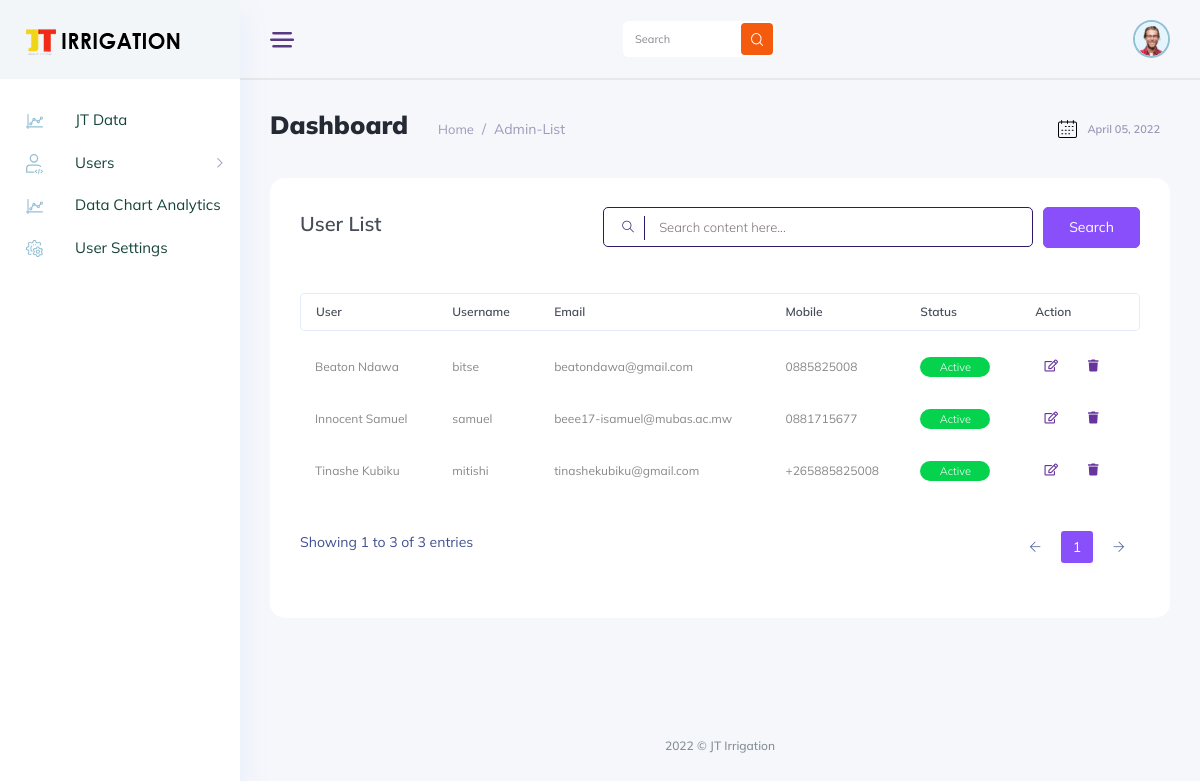
Screenshot of /dashboard/admin_list.php (signed in) with the database file from the repository.
### tables this page shows
CREATE TABLE `users` (
  `uid` int(11) NOT NULL,
  `username` varchar(100) NOT NULL,
  `firstname` varchar(100) NOT NULL,
  `surname` varchar(100) NOT NULL,
  `email` varchar(100) NOT NULL,
  `mobile` varchar(100) NOT NULL,
  `type` int(11) NOT NULL DEFAULT 0,
  `password` varchar(100) NOT NULL
);

### dashboard/admin_list.php (the view, shortened to what this page needs)
<?php
include '../php/connect.php';
?>
<!DOCTYPE html>
<html lang="zxx">
<head>
    <link rel="stylesheet" href="css/bootstrap.min.css" />
    <link rel="stylesheet" href="vendors/themefy_icon/themify-icons.css" />
    <link rel="stylesheet" href="vendors/niceselect/css/nice-select.css" />
    <link rel="stylesheet" href="vendors/owl_carousel/css/owl.carousel.css" />
    <link rel="stylesheet" href="vendors/gijgo/gijgo.min.css" />
    <link rel="stylesheet" href="vendors/font_awesome/css/all.min.css" />
    <link rel="stylesheet" href="vendors/tagsinput/tagsinput.css" />
     <link rel="stylesheet" href="vendors/datepicker/date-picker.css" />
     <link rel="stylesheet" href="vendors/vectormap-home/vectormap-2.0.2.css" />
     <link rel="stylesheet" href="vendors/scroll/scrollable.css" />
    <link rel="stylesheet" href="vendors/datatable/css/jquery.dataTables.min.css" />
    <link rel="stylesheet" href="vendors/datatable/css/responsive.dataTables.min.css" />
    <link rel="stylesheet" href="vendors/datatable/css/buttons.dataTables.min.css" />
    <link rel="stylesheet" href="vendors/text_editor/summernote-bs4.css" />
    <link rel="stylesheet" href="vendors/morris/morris.css">
    <link rel="stylesheet" href="vendors/material_icon/material-icons.css" />
    <link rel="stylesheet" href="css/metisMenu.css">
    <link rel="stylesheet" href="css/style.css" />
    <link rel="stylesheet" href="css/colors/default.css" id="colorSkinCSS">
</head>
<body class="crm_body_bg">
<?php include './side-bar.php'; ?>
<section class="main_content dashboard_part large_header_bg">
    <div class="container-fluid no-gutters">
        <div class="row">
            <div class="col-lg-12 p-0 ">
                <div class="header_iner d-flex justify-content-between align-items-center">
                    <div class="line_icon open_miniSide d-none d-lg-block">
                        <img src="img/line_img.png" alt="">
                    </div>
                    <div class="serach_field-area d-flex align-items-center">
                        <div class="search_inner">
                            <form action="#">
                                <div class="search_field">
                                    <input type="text" placeholder="Search">
                                </div>
                                <button type="submit"> <img src="img/icon/icon_search.svg" alt=""> </button>
                            </form>
                        </div>
                    </div>
                    <div class="header_right d-flex justify-content-between align-items-center">
                        <div class="profile_info">
                            <img src="img/client_img.png" alt="#">
                        </div>
                    </div>
                </div>
            </div>
        </div>
    </div>
    <div class="main_content_iner overly_inner ">
        <div class="container-fluid p-0 ">
            <div class="row">
                <div class="col-12">
                    <div class="page_title_box d-flex flex-wrap align-items-center justify-content-between">
                        <div class="page_title_left d-flex align-items-center">
                            <h3 class="f_s_25 f_w_700 dark_text mr_30" >Dashboard</h3>
                            <ol class="breadcrumb page_bradcam mb-0">
                                <li class="breadcrumb-item"><a href="javascript:void(0);">Home</a></li>
                                <li class="breadcrumb-item active">Admin-List</li>
                            </ol>
                        </div>
                        <div class="page_title_right">
                            <div class="page_date_button d-flex align-items-center">
                                <img src="img/icon/calender_icon.svg" alt="">
                                <?php echo date('F d, Y');?>
                            </div>
                        </div>
                    </div>
                </div>
            </div>
            <div class="row">
                <div class="col-lg-12">
                    <div class="white_card card_height_100 mb_30 pt-4">
                        <div class="white_card_body">
                            <div class="QA_section">
                                <div class="white_box_tittle list_header">
                                    <h4>User List </h4>
                                    <div class="box_right d-flex lms_block">
                                        <div class="serach_field_2">
                                            <div class="search_inner">
                                                <form Active="#">
                                                    <div class="search_field">
                                                        <input type="text" placeholder="Search content here...">
                                                    </div>
                                                    <button type="submit"> <i class="ti-search"></i> </button>
                                                </form>
                                            </div>
                                        </div>
                                        <div class="add_button ml-10">
                                            <a href="#" data-toggle="modal" data-target="#addcategory" class="btn_1">search</a>
                                        </div>
                                    </div>
                                </div>
                                <div class="QA_table mb_30">
                                    <table class="table lms_table_active ">
                                        <thead>
                                            <tr>
                                                <th scope="col">User</th>
                                                <th scope="col">Username</th>
                                                <th scope="col">Email</th>
                                                <th scope="col">Mobile</th>
                                                <th scope="col">Status</th>
                                                <th scope="col">Action</th>
                                            </tr>
                                        </thead>
                                        <tbody>
                                            <?php
                                            $sql = "SELECT * FROM `users` ORDER BY `uid` DESC";
                                            if ($query_run = mysqli_query($conn, $sql)) {
                                                while ($row = mysqli_fetch_array($query_run)) {
                                                    $id=$row['uid'];
                                                    $fname=$row['firstname'];
                                                    $sname=$row['surname'];
                                                    $username=$row['username'];
                                                    $email=$row['email'];
                                                    $mobile=$row['mobile']; ?>
                                                    <tr>
                                                        <td><?php echo  "$fname $sname";?></td>
                                                        <td><?php echo  $username;?></td>
                                                        <td><?php echo  $email;?></td>
                                                        <td><?php echo  $mobile;?></td>
                                                        <td><a href="#" class="status_btn">Active</a></td>
                                                        <td>
                                                            <div class="action_btns d-flex">
                                                                <a href="#" class="action_btn mr_10"> <i class="far fa-edit" title="Edit"></i> </a>
                                                                <a href="delete-admin.php?id=<?php echo "$id&name="."$fname $sname";?>" class="action_btn"> <i class="fas fa-trash" title="Delete" onclick="return confirm('Delete <?php echo $fname.' '.$sname;?>')"></i> </a>
                                                            </div>
                                                        </td>
                                                    </tr>
                                                <?php
                                                }
                                            }
                                            ?>
                                        </tbody>
                                    </table>
                                </div>
                            </div>
                        </div>
                    </div>
                </div>
            </div>
        </div>
    </div>
<?php include './footer.php'; ?>
</section>
</body>
</html>

### rows the page displays
users: firstname "Innocent", surname "Samuel", username "samuel", email "beee17-isamuel@mubas.ac.mw", mobile "0881715677"
users: firstname "Beaton", surname "Ndawa", username "bitse", email "beatondawa@gmail.com", mobile "0885825008"
users: firstname "Tinashe", surname "Kubiku", username "mitishi", email "tinashekubiku@gmail.com", mobile "+265885825008"
